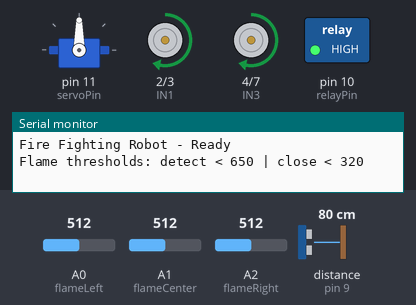
This sketch was run on a simulated Arduino Uno, built with avr-gcc and run on an emulated ATmega328P. Shown: servo, motor-driver pin pairs drawn as motors (green arrow = first pin HIGH = forward, orange = second pin HIGH = backward, longer = more drive, scaled by the enable pin), switched loads named in the sketch (green lamp = pin HIGH), the last lines printed to the serial monitor. Wiring (inferred from the names in the program): ultrasonic range finder: trigger pin 8; echo pin 9. The test bench sets the inputs (shaded band); at power-on: distance to the obstacle (sensor on pin 9) 80 cm, A1 (flameCenter) = 512, A0 (flameLeft) = 512, A2 (flameRight) = 512. The echo pulse lasts 58.3 µs per cm; pins used as bus, display or sensor lines are not drawn.

Above: at 1.4 s.
1.5 s: distance to the obstacle (sensor on pin 9) set to 25 cm
3.0 s: distance to the obstacle (sensor on pin 9) set to 20 cm
At 3.6 s:
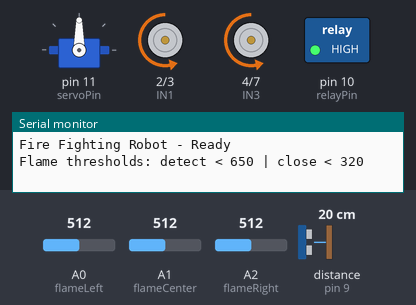
At 4.3 s:
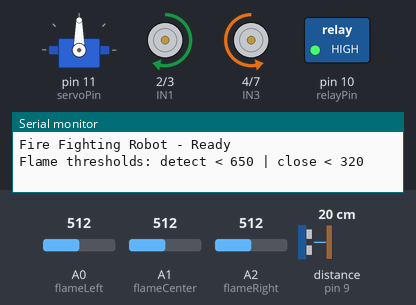
6.0 s: distance to the obstacle (sensor on pin 9) set to 35 cm
8.3 s: A1 (flameCenter) set to 634
9.8 s: A1 (flameCenter) set to 668
At 11.0 s:
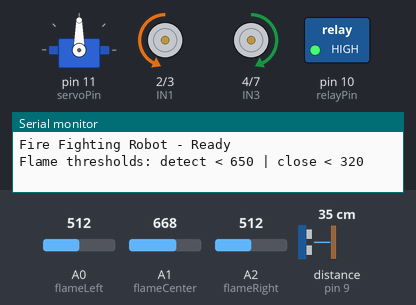
11.3 s: A1 (flameCenter) set to 306
At 14.0 s:
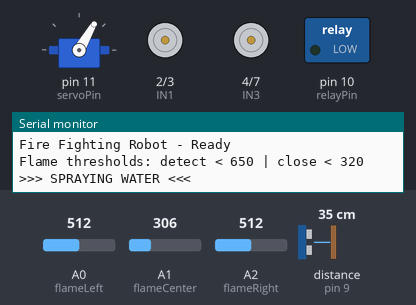
Timing chart, 0 to 15.3 s (numbered marks = the images above; inputs shaded):
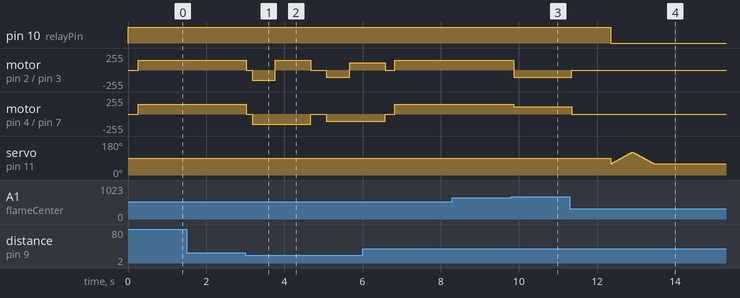

The sketch:

robot.ino
```cpp
#include <Servo.h>

#define flameLeft   A0
#define flameCenter A1
#define flameRight  A2

#define trigPin 8
#define echoPin 9

#define tempPin A3
#define ENA 5
#define IN1 2
#define IN2 3
#define IN3 4
#define IN4 7
#define ENB 6


#define relayPin 10


#define servoPin 11


Servo waterServo;

const int MOTOR_SPEED_FORWARD = 150;
const int MOTOR_SPEED_TURN    = 110;

const int FIRE_DETECTED_THRESHOLD = 650;
const int FIRE_CLOSE_THRESHOLD    = 320;

const unsigned long SPRAY_COOLDOWN_MS   = 12000;
const unsigned long MAX_SPRAY_DURATION  = 7000;

unsigned long lastSprayTime = 0;

void setup() {
Serial.begin(9600);

pinMode(flameLeft,   INPUT);
pinMode(flameCenter, INPUT);
pinMode(flameRight,  INPUT);

pinMode(trigPin, OUTPUT);
pinMode(echoPin, INPUT);

pinMode(ENA, OUTPUT);
pinMode(IN1, OUTPUT);
pinMode(IN2, OUTPUT);
pinMode(IN3, OUTPUT);
pinMode(IN4, OUTPUT);
pinMode(ENB, OUTPUT);

pinMode(relayPin, OUTPUT);
digitalWrite(relayPin, HIGH);

waterServo.attach(servoPin);
delay(200);
waterServo.write(90);

stopMotors();
Serial.println("Fire Fighting Robot - Ready");
Serial.println("Flame thresholds: detect < " + String(FIRE_DETECTED_THRESHOLD) +
" | close < " + String(FIRE_CLOSE_THRESHOLD));
}


void loop() {
int left   = readFlame(flameLeft);
int center = readFlame(flameCenter);
int right  = readFlame(flameRight);
long distance = getDistance();


if (distance < 22 && distance > 0) {
stopMotors();
delay(150);
moveBackward();
delay(600);
turnRight();
delay(900);
stopMotors();
delay(200);
return;
}


if (center < FIRE_CLOSE_THRESHOLD) {
if (millis() - lastSprayTime >= SPRAY_COOLDOWN_MS) {
stopMotors();
delay(300);
sprayWater();
lastSprayTime = millis();
} else {
stopMotors();
}
return;
}


if (center < FIRE_DETECTED_THRESHOLD) {
moveForward();
}
else if (left < FIRE_DETECTED_THRESHOLD) {
turnLeft();
}
else if (right < FIRE_DETECTED_THRESHOLD) {
turnRight();
}
else {
stopMotors();
}
}

int readFlame(int pin) {
int sum = 0;
const int samples = 8;
for (int i = 0; i < samples; i++) {
sum += analogRead(pin);
delay(2);
}
return sum / samples;
}


long getDistance() {
digitalWrite(trigPin, LOW);
delayMicroseconds(3);
digitalWrite(trigPin, HIGH);
delayMicroseconds(11);
digitalWrite(trigPin, LOW);

long duration = pulseIn(echoPin, HIGH, 30000);
if (duration == 0) return 999;
return duration * 0.034 / 2;
}

void moveForward() {
analogWrite(ENA, MOTOR_SPEED_FORWARD);
analogWrite(ENB, MOTOR_SPEED_FORWARD);
digitalWrite(IN1, HIGH); digitalWrite(IN2, LOW);
digitalWrite(IN3, HIGH); digitalWrite(IN4, LOW);
}

void turnLeft() {
analogWrite(ENA, MOTOR_SPEED_TURN);
analogWrite(ENB, MOTOR_SPEED_TURN);
digitalWrite(IN1, LOW);  digitalWrite(IN2, HIGH);
digitalWrite(IN3, HIGH); digitalWrite(IN4, LOW);
}

void turnRight() {
analogWrite(ENA, MOTOR_SPEED_TURN);
analogWrite(ENB, MOTOR_SPEED_TURN);
digitalWrite(IN1, HIGH); digitalWrite(IN2, LOW);
digitalWrite(IN3, LOW);  digitalWrite(IN4, HIGH);
}

void moveBackward() {
analogWrite(ENA, MOTOR_SPEED_TURN);
analogWrite(ENB, MOTOR_SPEED_TURN);
digitalWrite(IN1, LOW);  digitalWrite(IN2, HIGH);
digitalWrite(IN3, LOW);  digitalWrite(IN4, HIGH);
}

void stopMotors() {
analogWrite(ENA, 0);
analogWrite(ENB, 0);
digitalWrite(IN1, LOW); digitalWrite(IN2, LOW);
digitalWrite(IN3, LOW); digitalWrite(IN4, LOW);
}

void sprayWater() {
Serial.println(">>> SPRAYING WATER <<<");

digitalWrite(relayPin, LOW);

for (int pos = 60; pos <= 120; pos += 4) {
waterServo.write(pos);
delay(35);
}
for (int pos = 120; pos >= 60; pos -= 4) {
waterServo.write(pos);
delay(35);
}

unsigned long sprayStart = millis();
while (millis() - sprayStart < MAX_SPRAY_DURATION) {
delay(400);
int currentCenter = readFlame(flameCenter);
if (currentCenter > FIRE_CLOSE_THRESHOLD + 80) {
break;
}
}

digitalWrite(relayPin, HIGH);
waterServo.write(90);
Serial.println("Spray finished");
}
```

Measured:
- the behaviour switches between 23 and 22 cm on distance to the obstacle (sensor on pin 9) (found by bisection; images 0 and 1)
- the behaviour switches between 649 and 650 on A1 (flameCenter) (found by bisection; images 2 and 3)
- after the input at 1.5 s, every drawn part: stays the same
- after the input at 8.3 s, every drawn part: stays the same
- after the input at 9.8 s, motor on pin 2 (IN1) / pin 3 (IN2): forward 150/255 → backward 110/255 after 0.07 s; motor on pin 4 (IN3) / pin 7 (IN4): forward 150/255 → forward 110/255 after 0.07 s
- after the input at 11.3 s, pin 10 (relayPin): HIGH → LOW after 1.0 s; motor on pin 2 (IN1) / pin 3 (IN2): backward 110/255 → stopped after 0.06 s; motor on pin 4 (IN3) / pin 7 (IN4): forward 110/255 → stopped after 0.06 s
